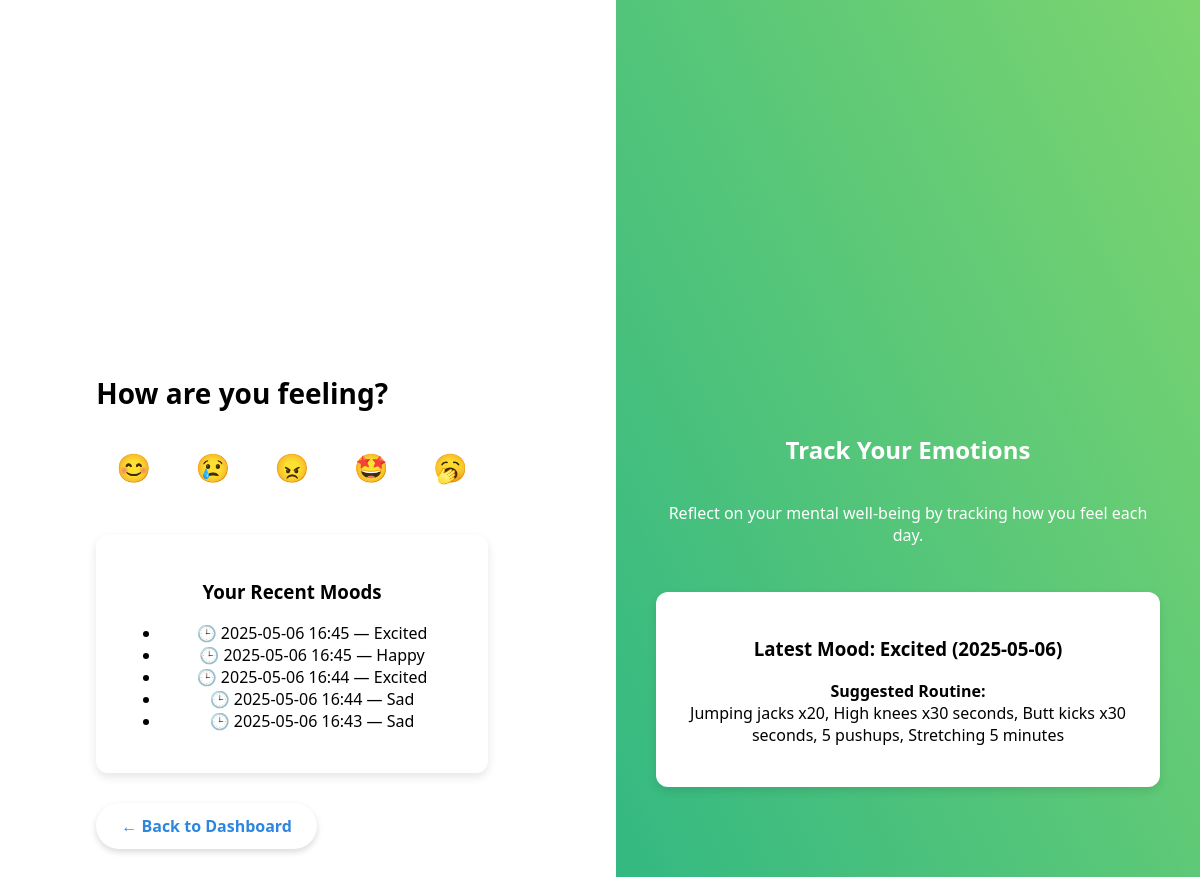
/mood/adjust (signed in), run on the app's committed database.
### models/mood.py (models this page shows)
class Mood(db.Model):
    id = db.Column(db.Integer, primary_key=True)
    mood_type = db.Column(db.String(50))
    routine = db.Column(db.Text)  # ← New field
    timestamp = db.Column(db.DateTime, default=datetime.utcnow)
    user_id = db.Column(db.Integer, db.ForeignKey('user.id'))

### routes/mood.py (the view, shortened to what this page needs)
@mood_bp.route('/adjust', methods=['GET', 'POST'])
@login_required
def adjust_mood():
    moods = Mood.query.filter_by(user_id=current_user.id).order_by(Mood.timestamp.desc()).limit(5).all()
    return render_template('mood/adjust_mood.html', moods=moods)

### app.py (called while the page is built)
@login_manager.user_loader
def load_user(user_id):
    return User.query.get(int(user_id))

### templates/mood/adjust_mood.html (shortened to what this page needs)
<!DOCTYPE html>
<html lang="en">
<head>
    <link rel="stylesheet" href="{{ url_for('static', filename='css/styles.css') }}">
</head>
<body>
    <div class="container">
        <div class="left-panel">
            <div class="left-column">
                <h2>How are you feeling?</h2>
                <form method="POST" class="emoji-form">
                    <button type="submit" name="mood" value="Happy">😊</button>
                    <button type="submit" name="mood" value="Sad">😢</button>
                    <button type="submit" name="mood" value="Angry">😠</button>
                    <button type="submit" name="mood" value="Excited">🤩</button>
                    <button type="submit" name="mood" value="Tired">🥱</button>
                </form>
                {% if moods and moods|length > 0 %}
                <div class="mood-box">
                    <h3>Your Recent Moods</h3>
                    <ul>
                        {% for mood in moods %}
                            <li><span class="clock-icon">🕒</span> {{ mood.timestamp.strftime("%Y-%m-%d %H:%M") }} — {{ mood.mood_type }}</li>
                        {% endfor %}
                    </ul>
                </div>
                {% endif %}
                <a href="{{ url_for('main.dashboard') }}" class="back-dashboard-btn">← Back to Dashboard</a>
            </div>
        </div>
        <div class="right-panel">
            <h2>Track Your Emotions</h2>
            <p>Reflect on your mental well-being by tracking how you feel each day.</p>
            {% if moods and moods|length > 0 %}
            {% set latest_mood = moods[0] %}
            <div class="routine-box">
                <h3>Latest Mood: {{ latest_mood.mood_type }} ({{ latest_mood.timestamp.strftime('%Y-%m-%d') }})</h3>
                <p><strong>Suggested Routine:</strong><br>
                {{ latest_mood.routine }}
                </p>
            </div>
            {% endif %}
        </div>
    </div>
</body>
</html>

### static/css/styles.css (style rules this page uses)
body { margin: 0; padding: 0; font-family: 'Segoe UI', sans-serif; display: flex; height: 100vh; }
.container { display: flex; width: 100vw; height: 150vh; }
.left-panel, .right-panel { flex: 1; display: flex; align-items: center; justify-content: center; flex-direction: column; padding: 40px; box-sizing: border-box; height: 150vh; }
.left-panel { background-color: #fff; color: black; }
.right-panel { background: linear-gradient(to top right, #28b485, #7dd56f); color: white; text-align: center; }
.left-column h2 { font-size: 28px; font-weight: 600; margin-bottom: 20px; }
.mood-box, .routine-box { background-color: white; color: black; padding: 25px; border-radius: 12px; box-shadow: 0 4px 10px rgba(0,0,0,0.1); margin-top: 30px; text-align: center; }
.routine-box { display: inline-block; }
.emoji-form button { font-size: 28px; margin: 10px; padding: 10px; border: none; background: none; cursor: pointer; transition: transform 0.2s ease, background-color 0.2s ease; }
.container { display: flex; gap: 2rem; }
.back-dashboard-btn { margin-top: 30px; display: inline-block; padding: 12px 25px; background-color: #ffffff; color: #2e86de; font-weight: bold; border-radius: 30px; text-decoration: none; font-size: 16px; transition: all 0.3s ease; box-shadow: 0 3px 6px rgba(0,0,0,0.15); }
body { display: flex; margin: 0; }

### data on the page
Mood: timestamp "2025-05-06 16:45", mood_type "Excited", timestamp "2025-05-06", routine "Jumping jacks x20, High knees x30 seconds, Butt kicks x30 seconds, 5 pushups, Stretching 5 minutes"
Mood: timestamp "2025-05-06 16:45", mood_type "Happy"
Mood: timestamp "2025-05-06 16:44", mood_type "Excited"
Mood: timestamp "2025-05-06 16:44", mood_type "Sad"
Mood: timestamp "2025-05-06 16:43", mood_type "Sad"
